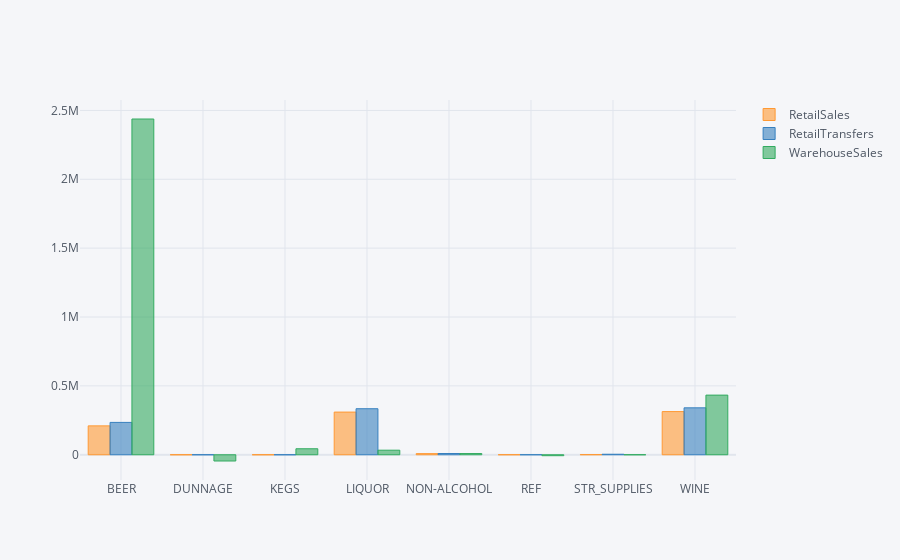

The cell this chart's notebook holds for it:
### Markdown cell above
## 1. Create a bar chart with bars for total Retail Sales, Retail Transfers, and Warehouse Sales by Item Type.

### Code cell
item_type = data.groupby('ItemType')['RetailSales', 'RetailTransfers', 'WarehouseSales'].sum()
item_type.iplot(kind = 'bar')

### Figure 1 — Plotly figure (JSON) as saved in the notebook; plotly's stock layout.template omitted (floating-point values rounded to 4 significant figures)
{"data": [{"marker": {"color": "rgba(255, 153, 51, 0.6)", "line": {"color": "rgba(255, 153, 51, 1.0)", "width": 1}}, "name": "RetailSales", "orientation": "v", "text": "", "type": "bar", "x": ["BEER", "DUNNAGE", "KEGS", "LIQUOR", "NON-ALCOHOL", "REF", "STR_SUPPLIES", "WINE"], "y": [209800.0, 0, 0, 309800.0, 8110.0, 281.3, 996.0, 313400.0]}, {"marker": {"color": "rgba(55, 128, 191, 0.6)", "line": {"color": "rgba(55, 128, 191, 1.0)", "width": 1}}, "name": "RetailTransfers", "orientation": "v", "text": "", "type": "bar", "x": ["BEER", "DUNNAGE", "KEGS", "LIQUOR", "NON-ALCOHOL", "REF", "STR_SUPPLIES", "WINE"], "y": [234900.0, 0, 0, 334200.0, 9058.0, 171.9, 3595.0, 340700.0]}, {"marker": {"color": "rgba(50, 171, 96, 0.6)", "line": {"color": "rgba(50, 171, 96, 1.0)", "width": 1}}, "name": "WarehouseSales", "orientation": "v", "text": "", "type": "bar", "x": ["BEER", "DUNNAGE", "KEGS", "LIQUOR", "NON-ALCOHOL", "REF", "STR_SUPPLIES", "WINE"], "y": [2438000.0, -45331, 43558, 33170.0, 8657.0, -6754, 0, 433000.0]}], "layout": {"legend": {"bgcolor": "#F5F6F9", "font": {"color": "#4D5663"}}, "paper_bgcolor": "#F5F6F9", "plot_bgcolor": "#F5F6F9", "title": {"font": {"color": "#4D5663"}}, "xaxis": {"gridcolor": "#E1E5ED", "showgrid": true, "tickfont": {"color": "#4D5663"}, "title": {"font": {"color": "#4D5663"}, "text": ""}, "zerolinecolor": "#E1E5ED"}, "yaxis": {"gridcolor": "#E1E5ED", "showgrid": true, "tickfont": {"color": "#4D5663"}, "title": {"font": {"color": "#4D5663"}, "text": ""}, "zerolinecolor": "#E1E5ED"}}}
